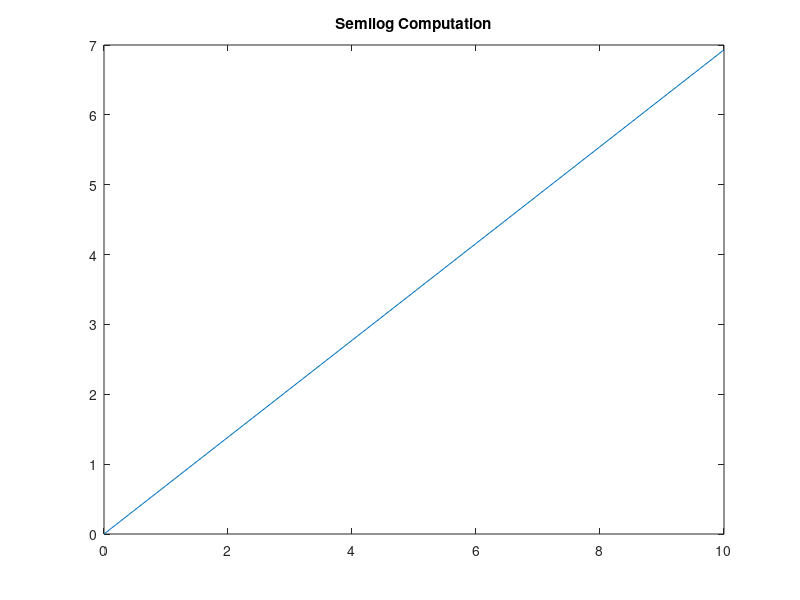

MATLAB code for this plot:
% Exponential Growth
n = 1;
r = 0.6931;
t_1 = 0:1:10;
growth = n*exp(r.*t_1);
growth;

% Exponential decaying solution
alpha = 0.7;
omega = 1.0;
omegaD = sqrt(omega^2 - alpha^2);
t_2 = 0:0.1:10;
natural_response = 2*cos(omegaD.*t_2) - 1.5*sin(omegaD.*t_2);
natural_response;

% Complex Exponential
t_3 = 0 : 0.1 : 5;
complex_exp_1 = exp(1j*0.71.*t_3);
complex_exp_2 = exp(-1j*0.71.*t_3);
complex_exp_1;
complex_exp_2;

% Simple computations
figure
plot(t_1, growth)

title('Simple Computation')
% Semilog
plot(t_1, log(growth))
title('Semilog Computation')



